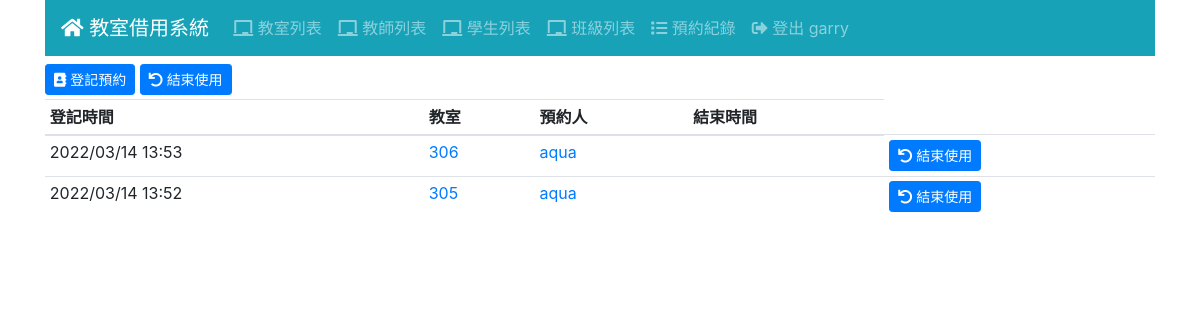
Screenshot of /log/ (signed in) with the database file from the repository.
### log/models.py (models this page shows, shortened)
class Log(Model):
    teacher = ForeignKey(Teacher, CASCADE)
    room = ForeignKey(Room, CASCADE)
    reserve = DateTimeField('登記時間', auto_now_add=True)
    end = DateTimeField('結束使用時間', null=True)

### room/models.py (models this page shows)
class Room(Model):
    ST_OPTIONS = [
        (0,'使用中'),
        (1,'開放使用')
    ]
    name = CharField('教室名稱', max_length=48)
    preface = ImageField('教室圖片')
    detail = TextField('詳細資訊', blank=True)
    status = IntegerField('狀態', default=0 , choices=ST_OPTIONS)

### teacher/models.py (models this page shows, shortened)
class Teacher(Model):
    realname = CharField('姓名', max_length=32)
    test=models.ManyToManyField(Classes)
    tel = CharField('連絡電話', max_length=10)
    role= CharField('職稱', max_length=20)  #ex:訓育組長、教務主任、高中部數學老師
    cardid= CharField('卡號', max_length=30)

### log/views.py (the view)
# urls.py: path('', LogList.as_view(), name='log_list'),
class LogList(LoginRequiredMixin, ListView):
    model = Log
    ordering = ['-reserve']

### templates/log/log_list.html
{% extends "base.html" %}
{% block content %}
<div class="mb-1">
  <a href="{% url 'reserve_teacher' %}" class="btn btn-sm btn-primary">
    <i class="fas fa-address-book"></i> 登記預約
  </a>
  <a href="{% url 'end_room' %}" class="btn btn-sm btn-primary">
    <i class="fas fa-undo"></i> 結束使用
  </a>
</div>
<div id="log-list">
  <table class="table table-sm">
    <thead>
      <tr>
        <th>登記時間</th>
        <th>教室</th>
        <th>預約人</th>
        <th>結束時間</th>
      </tr>
    </thead>
    <tbody>
      {% for log in log_list %}
      <tr>
        <td>{{ log.reserve|date:"Y/m/d H:i" }}</td>
        <td>
          <a href="{% url 'room_view' log.room.id %}">
            {{ log.room.name }}
          </a>
        </td>
        <td>
          <a href="{% url 'teacher_view' log.teacher.id %}">
            {{ log.teacher.realname }}
          </a>
        </td>
        <td>{{ log.end|date:"Y/m/d H:i" }}</td>
        <td>
            <a href="{% url 'end_log' log.id %}" class="btn btn-sm btn-primary">
              <i class="fas fa-undo"></i> 結束使用
            </a>
          </td>
      </tr>
      {% endfor %}
    </tbody>
  </table>
</div>
{% endblock %}

### templates/navbar.html (shortened to what this page needs)
<nav class="navbar navbar-expand-md navbar-dark bg-info mb-2">
    <a class="navbar-brand" href="/"><i class="fas fa-home"></i> 教室借用系統</a>
    <div class="collapse navbar-collapse" id="navbarNav">
      <ul class="navbar-nav">
        <li class="nav-item">
            <a href="{% url 'room_list' %}" class="nav-link">
              <i class="fas fa-chalkboard"></i> 教室列表
            </a>
        </li>
        {% if user.is_authenticated %}
        <li class="nav-item">
          <a href="{% url 'teacher_list' %}" class="nav-link">
            <i class="fas fa-chalkboard"></i> 教師列表
          </a>
        </li>
        <li class="nav-item">
          <a href="{% url 'student_list' %}" class="nav-link">
            <i class="fas fa-chalkboard"></i> 學生列表
          </a>
        </li>
        <li class="nav-item">
          <a href="{% url 'classes_list' %}" class="nav-link">
            <i class="fas fa-chalkboard"></i> 班級列表
          </a>
        </li>
        <li class="nav-item">
          <a href="{% url 'log_list' %}" class="nav-link">
            <i class="fas fa-list"></i> 預約紀錄
          </a>
        </li>
        <li class="nav-item">
          <a href="{% url 'logout' %}" class="nav-link">
            <i class="fas fa-sign-out-alt"></i> 登出 {{ user.username }}
          </a>
        </li>
        {% else %}
        <li class="nav-item">
          <a href="{% url 'login' %}" class="nav-link">
            <i class="fas fa-sign-in-alt"></i>登入
          </a>
        </li>
        {% endif %}
      </ul>
    </div>
  </nav>

### rows the page displays
Log: reserve "2022/03/14 13:53", room.name "306", teacher.realname "aqua"
Log: reserve "2022/03/14 13:52", room.name "305", teacher.realname "aqua"

### other values shown
{{ user.username }} "garry"
